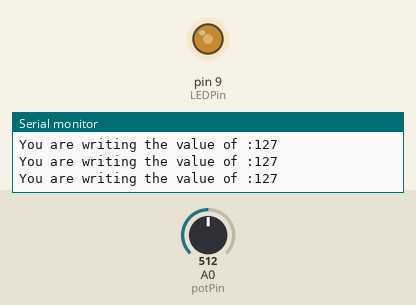
Simulated run of this sketch. Board: Arduino Uno, built with avr-gcc and run on an emulated ATmega328P. Shown: output pins drawn as LEDs (lit = HIGH), the last lines printed to the serial monitor. Inputs (shaded band) come from the test bench; at power-on: A0 (potPin) = 512.

Above: at 1.2 s.
1.3 s: A0 (potPin) set to 414
At 2.3 s:
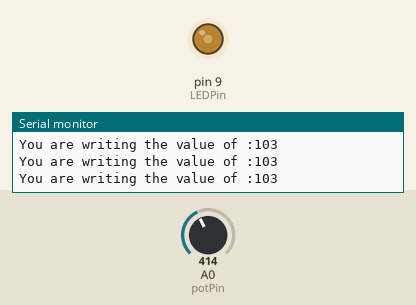
4.3 s: A0 (potPin) set to 391
At 5.2 s:
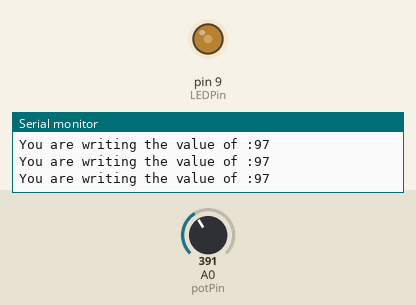
5.8 s: A0 (potPin) set to 45
At 7.0 s:
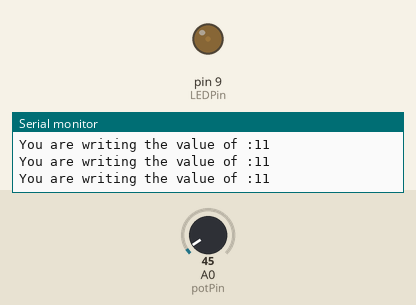
7.3 s: A0 (potPin) set to 38
At 7.6 s:
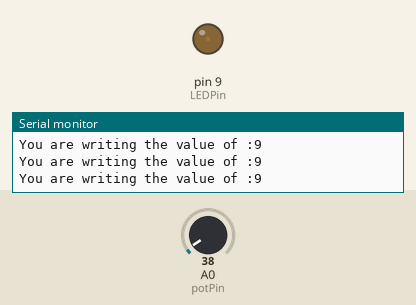
10.3 s: A0 (potPin) set to 0
At 10.6 s:
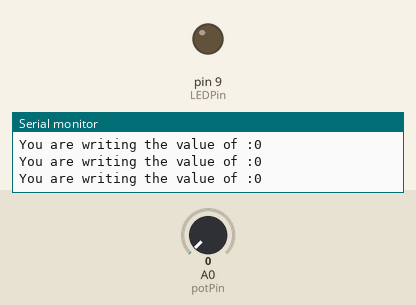
11.8 s: A0 (potPin) set to 716
At 12.1 s:
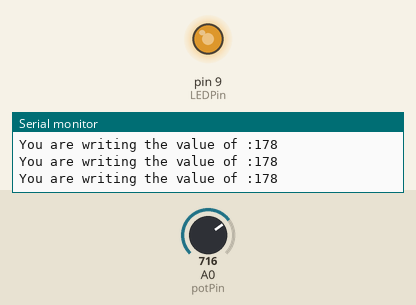
Timing chart, 0 to 14.3 s (numbered marks = the images above; inputs shaded):
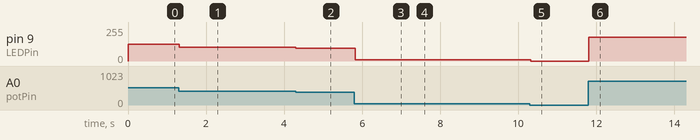

The sketch:

Analog_Read_Potentiometer_Led_Control.ino
```cpp
// potentiometer read A0 => write to digitial pwm Pin9
// reads 0-1023 / wrties 0-255 slope is 255/1023
// write value = 255/1023xreadValue

int LEDPin = 9;        // declare Led is attached to pwm dig pin 9
int potPin = A0;       // decalre the potentiameter pin 'potPin' to A0
int readValue;         // declaring our readValue variable whih will later read
int writeValue;        // declaring varaible to write to LEDPin

void setup() {
  Serial.begin(9600);         // we actaully do not need but good to have it on - turn on start monitor
  pinMode(potPin, INPUT);     // decalre potPen an INPUT
  pinMode(LEDPin, OUTPUT);    // decalre LEDPin to an OUTPUT

}

void loop() {
  readValue = analogRead(potPin);                  // read voltage fm potentiometer potPin and put value to 'readValue'
  writeValue = (255./1023.) * readValue;           // calc writeValue - make sure to put '.' for float value
  analogWrite(LEDPin, writeValue);                 // writign to digi pwn / analog value
  Serial.print("You are writing the value of :");  // donr put 'ln' as we dont want it to jump to nextline
  Serial.println(writeValue);                      // print out the real voltage

}
```

Measured:
- after the input at 1.3 s, pin 9 (LEDPin): 127/255 → 103/255 at once
- after the input at 4.3 s, pin 9 (LEDPin): 103/255 → 97/255 at once
- after the input at 5.8 s, pin 9 (LEDPin): 97/255 → 11/255 at once
- after the input at 7.3 s, pin 9 (LEDPin): 11/255 → 9/255 at once
- after the input at 10.3 s, pin 9 (LEDPin): 9/255 → 0/255 at once
- after the input at 11.8 s, pin 9 (LEDPin): 0/255 → 178/255 at once
